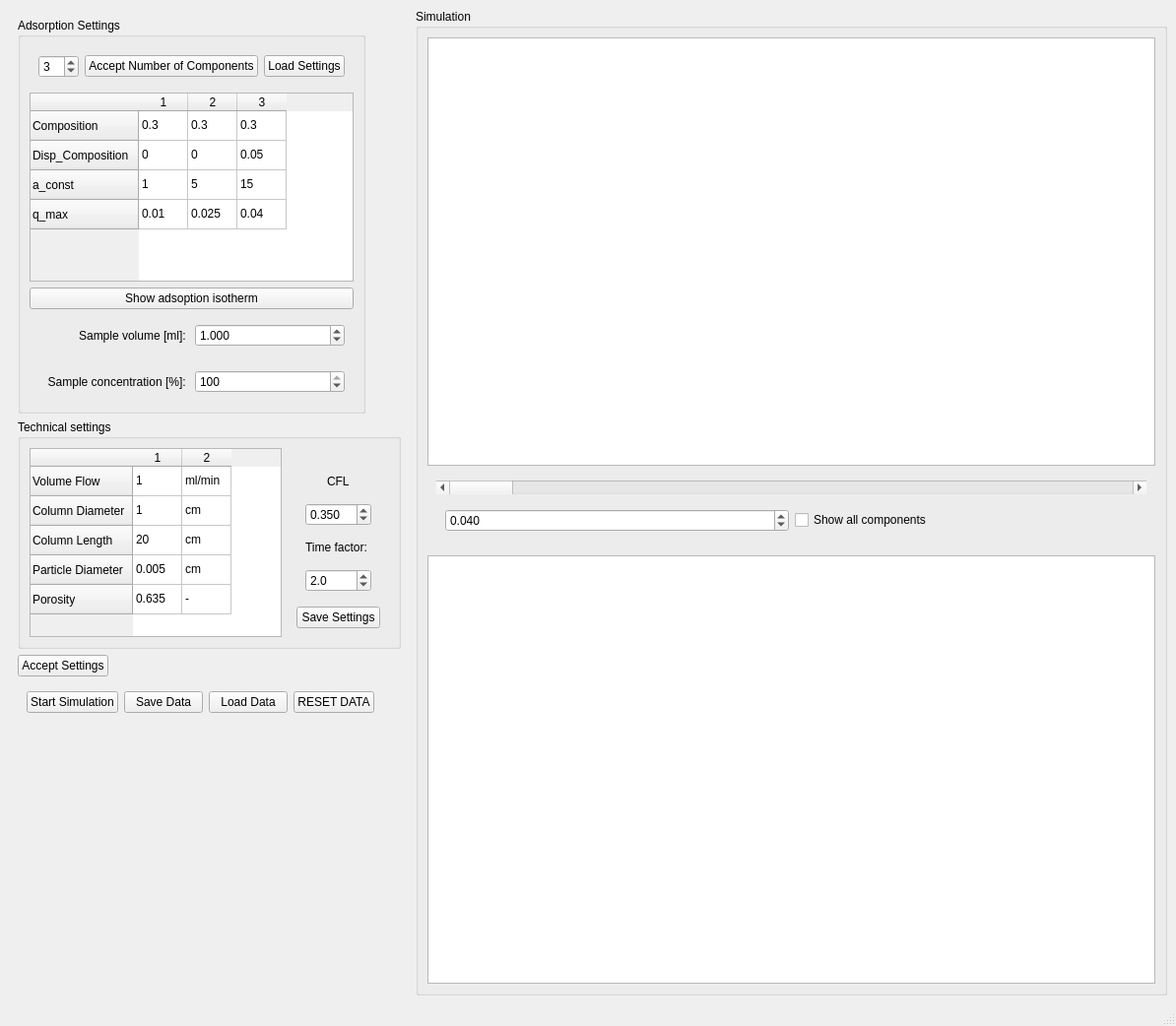
<?xml version="1.0" encoding="UTF-8"?>
<ui version="4.0">
 <class>DC_MainWindow</class>
 <widget class="QMainWindow" name="DC_MainWindow">
  <property name="geometry">
   <rect>
    <x>0</x>
    <y>0</y>
    <width>1194</width>
    <height>1042</height>
   </rect>
  </property>
  <property name="windowTitle">
   <string>Displacement Chromatography Simulator</string>
  </property>
  <property name="toolTipDuration">
   <number>0</number>
  </property>
  <widget class="QWidget" name="centralwidget">
   <layout class="QGridLayout" name="gridLayout_3">
    <item row="0" column="1">
     <widget class="QGroupBox" name="groupBox_3">
      <property name="maximumSize">
       <size>
        <width>14777195</width>
        <height>16777215</height>
       </size>
      </property>
      <property name="title">
       <string>Simulation</string>
      </property>
      <layout class="QGridLayout" name="gridLayout_2">
       <item row="0" column="0">
        <widget class="QGraphicsView" name="graphColumn_2"/>
       </item>
       <item row="1" column="0">
        <widget class="QWidget" name="widget_7" native="true">
         <layout class="QVBoxLayout" name="verticalLayout">
          <item>
           <widget class="QScrollBar" name="horizontalScrollBar">
            <property name="singleStep">
             <number>5</number>
            </property>
            <property name="sliderPosition">
             <number>0</number>
            </property>
            <property name="orientation">
             <enum>Qt::Horizontal</enum>
            </property>
           </widget>
          </item>
          <item>
           <widget class="QWidget" name="widget_6" native="true">
            <layout class="QHBoxLayout" name="horizontalLayout_6">
             <item>
              <widget class="QDoubleSpinBox" name="doubleSpin_Concentration_Column">
               <property name="decimals">
                <number>3</number>
               </property>
               <property name="maximum">
                <double>1.000000000000000</double>
               </property>
               <property name="singleStep">
                <double>0.100000000000000</double>
               </property>
               <property name="value">
                <double>0.040000000000000</double>
               </property>
              </widget>
             </item>
             <item>
              <widget class="QCheckBox" name="showAllC">
               <property name="text">
                <string>Show all components</string>
               </property>
              </widget>
             </item>
            </layout>
           </widget>
          </item>
         </layout>
        </widget>
       </item>
       <item row="2" column="0">
        <widget class="QGraphicsView" name="graphChromatogram"/>
       </item>
      </layout>
     </widget>
    </item>
    <item row="0" column="0" alignment="Qt::AlignLeft">
     <widget class="QWidget" name="widget_9" native="true">
      <property name="enabled">
       <bool>true</bool>
      </property>
      <layout class="QFormLayout" name="formLayout_2">
       <item row="0" column="0">
        <widget class="QGroupBox" name="groupBox">
         <property name="maximumSize">
          <size>
           <width>16777215</width>
           <height>430</height>
          </size>
         </property>
         <property name="title">
          <string>Adsorption Settings</string>
         </property>
         <layout class="QVBoxLayout" name="verticalLayout_5">
          <item>
           <widget class="QWidget" name="widget" native="true">
            <layout class="QHBoxLayout" name="horizontalLayout">
             <item>
              <widget class="QSpinBox" name="spinBox">
               <property name="toolTip">
                <string>&lt;html&gt;&lt;head/&gt;&lt;body&gt;&lt;p&gt;How many Components are in the Sample?&lt;/p&gt;&lt;/body&gt;&lt;/html&gt;</string>
               </property>
               <property name="maximum">
                <number>20</number>
               </property>
               <property name="value">
                <number>3</number>
               </property>
              </widget>
             </item>
             <item>
              <widget class="QPushButton" name="Einlesen">
               <property name="text">
                <string>Accept Number of Components</string>
               </property>
              </widget>
             </item>
             <item>
              <widget class="QPushButton" name="loadSettings">
               <property name="text">
                <string>Load Settings</string>
               </property>
              </widget>
             </item>
            </layout>
           </widget>
          </item>
          <item>
           <widget class="QTableWidget" name="Settings">
            <property name="sizePolicy">
             <sizepolicy hsizetype="Expanding" vsizetype="Minimum">
              <horstretch>0</horstretch>
              <verstretch>0</verstretch>
             </sizepolicy>
            </property>
            <property name="maximumSize">
             <size>
              <width>12777215</width>
              <height>16777215</height>
             </size>
            </property>
            <property name="rowCount">
             <number>4</number>
            </property>
            <property name="columnCount">
             <number>3</number>
            </property>
            <attribute name="horizontalHeaderDefaultSectionSize">
             <number>50</number>
            </attribute>
            <attribute name="horizontalHeaderMinimumSectionSize">
             <number>20</number>
            </attribute>
            <row>
             <property name="text">
              <string>Composition</string>
             </property>
            </row>
            <row>
             <property name="text">
              <string>Disp_Composition</string>
             </property>
            </row>
            <row>
             <property name="text">
              <string>a_const</string>
             </property>
            </row>
            <row>
             <property name="text">
              <string>q_max</string>
             </property>
            </row>
            <column/>
            <column/>
            <column/>
            <item row="0" column="0">
             <property name="text">
              <string>0.3</string>
             </property>
             <property name="font">
              <font>
               <strikeout>false</strikeout>
              </font>
             </property>
            </item>
            <item row="0" column="1">
             <property name="text">
              <string>0.3</string>
             </property>
            </item>
            <item row="0" column="2">
             <property name="text">
              <string>0.3</string>
             </property>
            </item>
            <item row="1" column="0">
             <property name="text">
              <string>0</string>
             </property>
            </item>
            <item row="1" column="1">
             <property name="text">
              <string>0</string>
             </property>
            </item>
            <item row="1" column="2">
             <property name="text">
              <string>0.05</string>
             </property>
            </item>
            <item row="2" column="0">
             <property name="text">
              <string>1</string>
             </property>
            </item>
            <item row="2" column="1">
             <property name="text">
              <string>5</string>
             </property>
            </item>
            <item row="2" column="2">
             <property name="text">
              <string>15</string>
             </property>
            </item>
            <item row="3" column="0">
             <property name="text">
              <string>0.01</string>
             </property>
            </item>
            <item row="3" column="1">
             <property name="text">
              <string>0.025</string>
             </property>
            </item>
            <item row="3" column="2">
             <property name="text">
              <string>0.04</string>
             </property>
            </item>
           </widget>
          </item>
          <item>
           <widget class="QPushButton" name="adsoptionIsotherm">
            <property name="text">
             <string>Show adsoption isotherm</string>
            </property>
           </widget>
          </item>
          <item>
           <widget class="QWidget" name="widget_3" native="true">
            <layout class="QHBoxLayout" name="horizontalLayout_3">
             <item>
              <widget class="QLabel" name="label">
               <property name="text">
                <string>Sample volume [ml]: </string>
               </property>
               <property name="alignment">
                <set>Qt::AlignRight|Qt::AlignTrailing|Qt::AlignVCenter</set>
               </property>
              </widget>
             </item>
             <item>
              <widget class="QDoubleSpinBox" name="SampleVolumeSpinBox">
               <property name="decimals">
                <number>3</number>
               </property>
               <property name="value">
                <double>1.000000000000000</double>
               </property>
              </widget>
             </item>
            </layout>
           </widget>
          </item>
          <item>
           <widget class="QWidget" name="widget_4" native="true">
            <layout class="QHBoxLayout" name="horizontalLayout_4">
             <item>
              <widget class="QLabel" name="label_2">
               <property name="text">
                <string>Sample concentration [%]: </string>
               </property>
               <property name="alignment">
                <set>Qt::AlignRight|Qt::AlignTrailing|Qt::AlignVCenter</set>
               </property>
              </widget>
             </item>
             <item>
              <widget class="QSpinBox" name="SampleConcentrationSpinBox">
               <property name="maximum">
                <number>100</number>
               </property>
               <property name="value">
                <number>100</number>
               </property>
              </widget>
             </item>
            </layout>
           </widget>
          </item>
         </layout>
        </widget>
       </item>
       <item row="1" column="0">
        <widget class="QGroupBox" name="groupBox_4">
         <property name="enabled">
          <bool>true</bool>
         </property>
         <property name="title">
          <string>Technical settings</string>
         </property>
         <layout class="QFormLayout" name="formLayout">
          <item row="0" column="0">
           <widget class="QTableWidget" name="TSettingsTable">
            <property name="sizePolicy">
             <sizepolicy hsizetype="Expanding" vsizetype="Minimum">
              <horstretch>0</horstretch>
              <verstretch>0</verstretch>
             </sizepolicy>
            </property>
            <property name="baseSize">
             <size>
              <width>0</width>
              <height>0</height>
             </size>
            </property>
            <property name="frameShape">
             <enum>QFrame::StyledPanel</enum>
            </property>
            <property name="verticalScrollBarPolicy">
             <enum>Qt::ScrollBarAsNeeded</enum>
            </property>
            <property name="iconSize">
             <size>
              <width>0</width>
              <height>0</height>
             </size>
            </property>
            <property name="rowCount">
             <number>5</number>
            </property>
            <property name="columnCount">
             <number>2</number>
            </property>
            <attribute name="horizontalHeaderDefaultSectionSize">
             <number>50</number>
            </attribute>
            <attribute name="verticalHeaderCascadingSectionResizes">
             <bool>false</bool>
            </attribute>
            <row>
             <property name="text">
              <string>Volume Flow</string>
             </property>
            </row>
            <row>
             <property name="text">
              <string>Column Diameter</string>
             </property>
            </row>
            <row>
             <property name="text">
              <string>Column Length</string>
             </property>
            </row>
            <row>
             <property name="text">
              <string>Particle Diameter</string>
             </property>
            </row>
            <row>
             <property name="text">
              <string>Porosity</string>
             </property>
            </row>
            <column/>
            <column/>
            <item row="0" column="0">
             <property name="text">
              <string>1</string>
             </property>
            </item>
            <item row="0" column="1">
             <property name="text">
              <string>ml/min</string>
             </property>
            </item>
            <item row="1" column="0">
             <property name="text">
              <string>1</string>
             </property>
            </item>
            <item row="1" column="1">
             <property name="text">
              <string>cm</string>
             </property>
            </item>
            <item row="2" column="0">
             <property name="text">
              <string>20</string>
             </property>
            </item>
            <item row="2" column="1">
             <property name="text">
              <string>cm</string>
             </property>
            </item>
            <item row="3" column="0">
             <property name="text">
              <string>0.005</string>
             </property>
            </item>
            <item row="3" column="1">
             <property name="text">
              <string>cm</string>
             </property>
            </item>
            <item row="4" column="0">
             <property name="text">
              <string>0.635</string>
             </property>
            </item>
            <item row="4" column="1">
             <property name="text">
              <string>-</string>
             </property>
            </item>
           </widget>
          </item>
          <item row="0" column="1">
           <widget class="QWidget" name="widget_5" native="true">
            <layout class="QVBoxLayout" name="verticalLayout_3">
             <item>
              <widget class="QWidget" name="widget_8" native="true">
               <layout class="QVBoxLayout" name="verticalLayout_2">
                <item alignment="Qt::AlignHCenter|Qt::AlignVCenter">
                 <widget class="QLabel" name="label_4">
                  <property name="text">
                   <string>CFL</string>
                  </property>
                 </widget>
                </item>
                <item>
                 <widget class="QDoubleSpinBox" name="CFL_spinbox">
                  <property name="decimals">
                   <number>3</number>
                  </property>
                  <property name="minimum">
                   <double>0.010000000000000</double>
                  </property>
                  <property name="maximum">
                   <double>5.000000000000000</double>
                  </property>
                  <property name="singleStep">
                   <double>0.050000000000000</double>
                  </property>
                  <property name="value">
                   <double>0.350000000000000</double>
                  </property>
                 </widget>
                </item>
                <item>
                 <widget class="QLabel" name="label_3">
                  <property name="autoFillBackground">
                   <bool>false</bool>
                  </property>
                  <property name="lineWidth">
                   <number>1</number>
                  </property>
                  <property name="text">
                   <string>Time factor: </string>
                  </property>
                  <property name="scaledContents">
                   <bool>false</bool>
                  </property>
                  <property name="openExternalLinks">
                   <bool>false</bool>
                  </property>
                 </widget>
                </item>
                <item>
                 <widget class="QDoubleSpinBox" name="timeFactor">
                  <property name="decimals">
                   <number>1</number>
                  </property>
                  <property name="minimum">
                   <double>1.000000000000000</double>
                  </property>
                  <property name="maximum">
                   <double>10.000000000000000</double>
                  </property>
                  <property name="singleStep">
                   <double>0.500000000000000</double>
                  </property>
                  <property name="value">
                   <double>2.000000000000000</double>
                  </property>
                 </widget>
                </item>
               </layout>
              </widget>
             </item>
             <item>
              <widget class="QPushButton" name="SaveSettingsButton">
               <property name="text">
                <string>Save Settings</string>
               </property>
              </widget>
             </item>
            </layout>
           </widget>
          </item>
         </layout>
        </widget>
       </item>
       <item row="2" column="0">
        <widget class="QPushButton" name="acceptSettings">
         <property name="toolTip">
          <string>&lt;html&gt;&lt;head/&gt;&lt;body&gt;&lt;p&gt;Accept the data in the table.&lt;/p&gt;&lt;/body&gt;&lt;/html&gt;</string>
         </property>
         <property name="text">
          <string>Accept Settings</string>
         </property>
        </widget>
       </item>
       <item row="3" column="0">
        <widget class="QWidget" name="widget_2" native="true">
         <layout class="QHBoxLayout" name="horizontalLayout_2">
          <item>
           <widget class="QPushButton" name="StartSimulation">
            <property name="text">
             <string>Start Simulation</string>
            </property>
           </widget>
          </item>
          <item>
           <widget class="QPushButton" name="saveDataButton">
            <property name="text">
             <string>Save Data</string>
            </property>
           </widget>
          </item>
          <item>
           <widget class="QPushButton" name="loadDataBotton">
            <property name="text">
             <string>Load Data</string>
            </property>
           </widget>
          </item>
          <item>
           <widget class="QPushButton" name="resetButton">
            <property name="text">
             <string>RESET DATA</string>
            </property>
           </widget>
          </item>
         </layout>
        </widget>
       </item>
      </layout>
      <zorder>widget_2</zorder>
      <zorder>groupBox</zorder>
      <zorder>groupBox_4</zorder>
      <zorder>acceptSettings</zorder>
     </widget>
    </item>
   </layout>
  </widget>
  <widget class="QMenuBar" name="menubar">
   <property name="geometry">
    <rect>
     <x>0</x>
     <y>0</y>
     <width>1194</width>
     <height>19</height>
    </rect>
   </property>
  </widget>
  <widget class="QStatusBar" name="statusbar"/>
  <action name="actionAsdfasd">
   <property name="text">
    <string>asdfasd</string>
   </property>
  </action>
  <action name="actionAdjfa_ldkfj">
   <property name="text">
    <string>adjfaöldkfj</string>
   </property>
  </action>
 </widget>
 <resources/>
 <connections/>
</ui>
